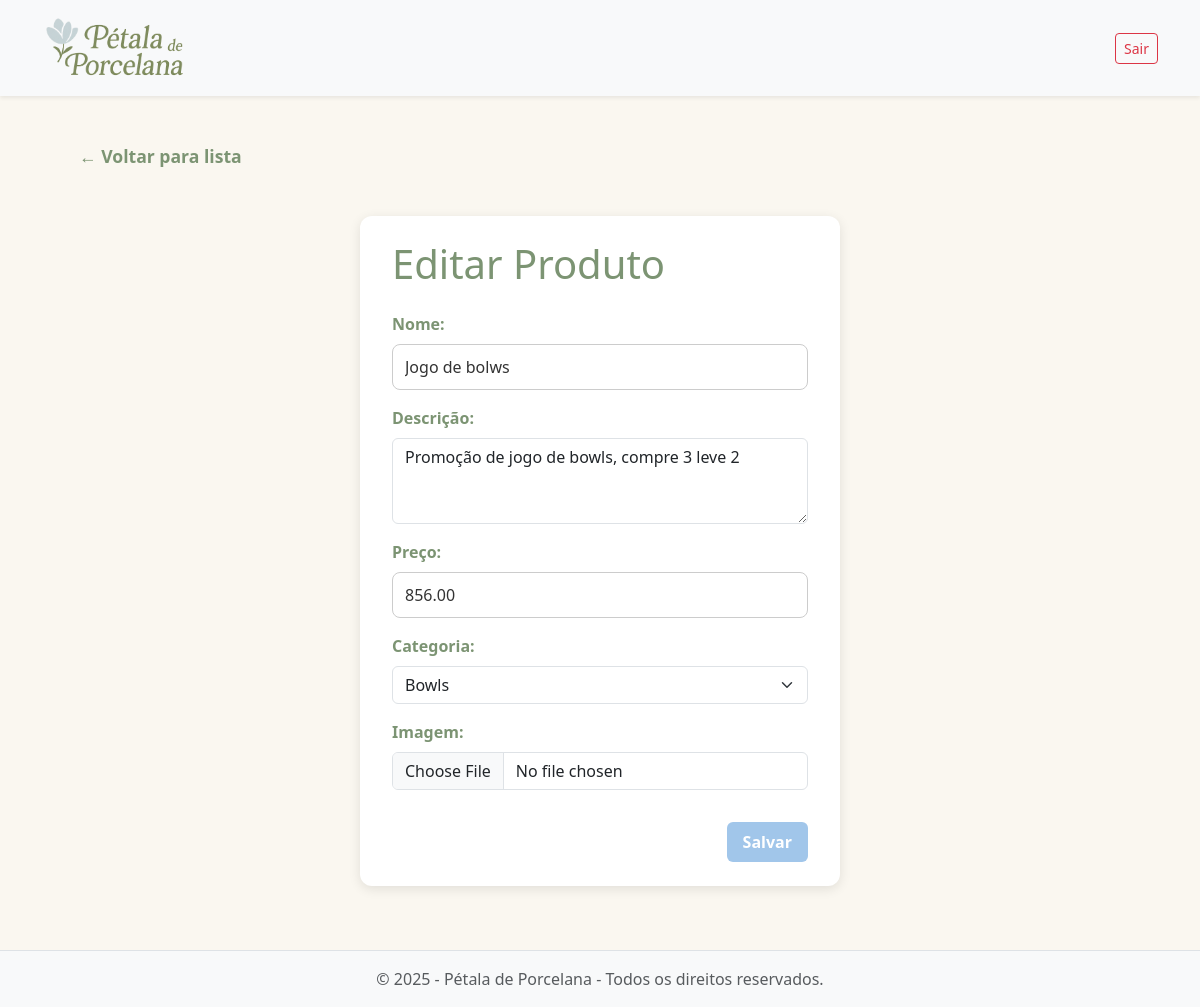
The page /produtos/editar/3 (signed in) on the database its author committed.
### models.py (models this page shows, shortened)
class Produto(db.Model):
    id = db.Column(db.Integer, primary_key=True)
    nome = db.Column(db.String(100), nullable=False)
    descricao = db.Column(db.Text, nullable=True)
    preco = db.Column(db.Float, nullable=False)
    imagem = db.Column(db.String(100), nullable=True)
    categoria_id = db.Column(db.Integer, db.ForeignKey('categoria.id'), nullable=True)

class Categoria(db.Model):
    id = db.Column(db.Integer, primary_key=True)
    nome = db.Column(db.String(50), nullable=False, unique=True)
    produtos = db.relationship('Produto', backref='categoria', lazy=True)

### routes/produtos.py (the view)
    @login_required
    def decorated(*args, **kwargs):
        if not current_user.is_admin:
            abort(403)  # Forbidden
        return f(*args, **kwargs)

### app.py (called while the page is built)
@login_manager.user_loader
def load_user(user_id):
    return Usuario.query.get(int(user_id))

### routes/produtos.py (called while the page is built, shortened)
def admin_required(f):
    @login_required
    def decorated(*args, **kwargs):
        if not current_user.is_admin:
            abort(403)  # Forbidden
        return f(*args, **kwargs)
    decorated.__name__ = f.__name__
    return decorated

@produtos_bp.route('/editar/<int:id>', methods=['GET', 'POST'])
@admin_required
def editar(id):
    produto = Produto.query.get_or_404(id)
    categorias = Categoria.query.all()
    return render_template('editar.html', produto=produto, categorias=categorias)

### templates/editar.html (shortened to what this page needs)
{% extends 'base.html' %}
{% block content %}
<div class="container-fluid px-4 mt-3">
  <a href="{{ url_for('produtos.listar') }}"
     class="btn btn-link text-decoration-none fw-semibold"
     style="color: #7C9473; font-size: 1.1rem;">
    ← Voltar para lista
  </a>
</div>
<main class="container" style="max-width: 480px;">
  <h1 class="mb-4" style="color: #7C9473;">Editar Produto</h1>
  <form action="{{ url_for('produtos.editar', id=produto.id) }}" method="post" enctype="multipart/form-data" novalidate>
    <div class="mb-3">
      <label for="nome" class="form-label" style="color: #7C9473;">Nome:</label>
      <input type="text" class="form-control" id="nome" name="nome" value="{{ produto.nome }}" required maxlength="100">
    </div>
    <div class="mb-3">
      <label for="descricao" class="form-label" style="color: #7C9473;">Descrição:</label>
      <textarea class="form-control" id="descricao" name="descricao" rows="3" maxlength="500">{{ produto.descricao }}</textarea>
    </div>
    <div class="mb-3">
      <label for="preco" class="form-label" style="color: #7C9473;">Preço:</label>
      <input type="number" class="form-control" step="0.01" id="preco" name="preco" value="{{ '%.2f' % produto.preco }}" required>
    </div>
    <div class="mb-3">
      <label for="categoria" class="form-label" style="color: #7C9473;">Categoria:</label>
      <select class="form-select" id="categoria" name="categoria" required>
        {% for categoria in categorias %}
          <option value="{{ categoria.id }}" {% if produto.categoria_id == categoria.id %}selected{% endif %}>
            {{ categoria.nome }}
          </option>
        {% endfor %}
      </select>
    </div>
    <div class="mb-3">
      <label for="imagem" class="form-label" style="color: #7C9473;">Imagem:</label>
      <input class="form-control" type="file" id="imagem" name="imagem">
    </div>
    <div class="d-flex justify-content-end">
      <button type="submit" class="btn btn-custom btn-login">Salvar</button>
    </div>
  </form>
</main>
{% endblock %}

### static/styles.css (style rules this page uses)
body { background-color: #FAF7F0; color: #333333; font-family: 'Segoe UI', Tahoma, Geneva, Verdana, sans-serif; }
a { color: #7C9473; text-decoration: none; transition: color 0.3s ease; }
.btn-custom { background-color: #A1C6EA; color: white; border: none; transition: background-color 0.3s ease; }
h1, h2, h3 { color: #7C9473; }
.btn-custom { background-color: #A1C6EA; color: white; border: none; width: 34px; height: 34px; padding: 0; display: flex; align-items: center; justify-content: center; border-radius: 50%; transition: background-color 0.3s ease; }
.btn-login { width: auto !important; height: auto !important; padding: 0.5rem 1rem !important; border-radius: 6px !important; display: inline-block !important; align-items: normal !important; justify-content: normal !important; }
main.container { max-width: 480px; margin: 40px auto; background: #fff; padding: 24px 32px; border-radius: 12px; box-shadow: 0 3px 12px rgba(0,0,0,0.1); }
form label { display: block; margin-bottom: 1rem; font-weight: 600; color: #7C9473; }
input[type="text"], input[type="number"], textarea { width: 100%; padding: 10px 12px; border: 1px solid #ccc; border-radius: 8px; font-family: inherit; font-size: 1rem; box-sizing: border-box; color: #333; }
textarea { min-height: 80px; }
button.btn-custom { margin-top: 1rem; padding: 12px 20px; font-weight: 600; font-size: 1rem; cursor: pointer; display: inline-block; }

### rows shown on the page
Produto: nome "Jogo de bolws", descricao "Promoção de jogo de bowls, compre 3 leve 2", preco "856.00", categoria "Bowls"
